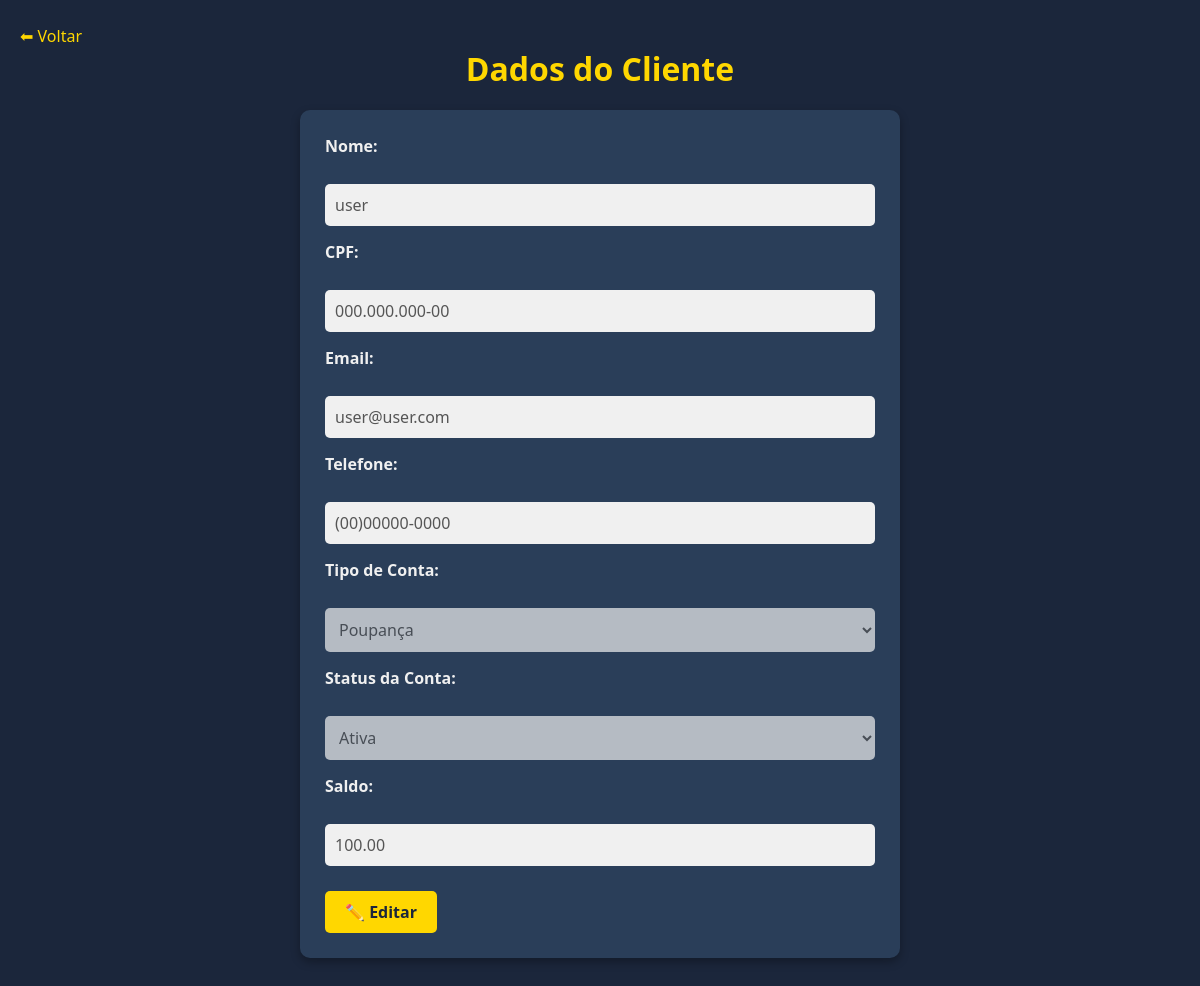
/users/cliente/1/ (signed in), run on the app's committed database.
### users/models.py (models this page shows, shortened)
class Cliente(models.Model):
    gerente_responsavel = models.ForeignKey(
        Gerente,
        on_delete=models.SET_NULL,
        null=True,
        blank=True,
        related_name="clientes"
    )
    numero_da_conta = models.CharField(
        max_length=20,
        unique=True,
        default=gerar_numero_conta
    )
    cpf = models.CharField(max_length=14, unique=True, validators=[cpf_validator])
    username = models.CharField(max_length=150)
    email = models.EmailField(unique=True)
    password = models.CharField(max_length=128)
    data_de_nascimento = models.DateField()
    telefone = models.CharField(max_length=14, validators=[telefone_validator])
    data_de_cadastro = models.DateTimeField(auto_now_add=True)
    saldo = models.DecimalField(max_digits=10, decimal_places=2, default=0.00)
    tipo_de_conta = models.CharField(
        max_length=20,
        choices=[
            ('corrente', 'Conta Corrente'),
            ('poupanca', 'Conta Poupança'),
            ('salario', 'Conta Salário'),
        ]
    )
    status_conta = models.CharField(max_length=20, default='ativa')
    admUser = models.BooleanField(default=False)

### users/views.py (the view, shortened to what this page needs)
# urls.py: path('cliente/<int:cliente_id>/', views.view_cliente_detalhes, name='cliente_detalhes'),
def view_cliente_detalhes(request, cliente_id):
    if "user_id" not in request.session:
        return redirect("users:login")
    admUser = request.session.get("admUser", False)
    if not admUser:
        return redirect("users:perfil")
    cliente = Cliente.objects.get(id=cliente_id)
    return render(request, "users/perfil/gerente/cliente_detalhes.html", {"cliente": cliente})

### templates/users/perfil/gerente/cliente_detalhes.html (shortened to what this page needs)
<!DOCTYPE html>
<html lang="pt-BR">
<head>
    {% load static %}
    <link rel="stylesheet" href="{% static 'perfil/gerente/cliente_detalhes/style.css' %}">
</head>
<body>
    <a href="{% url 'users:perfil' %}">⬅ Voltar</a>
    <h1>Dados do Cliente</h1>
    <form method="POST">
        <p>
            <label><strong>Nome:</strong></label><br>
            <input type="text" name="username" value="{{ cliente.username }}" disabled>
        </p>
        <p>
            <label><strong>CPF:</strong></label><br>
            <input type="text" name="cpf" value="{{ cliente.cpf }}" disabled>
        </p>
        <p>
            <label><strong>Email:</strong></label><br>
            <input type="email" name="email" value="{{ cliente.email }}" disabled>
        </p>
        <p>
            <label><strong>Telefone:</strong></label><br>
            <input type="text" name="telefone" value="{{ cliente.telefone }}" disabled>
        </p>
        <p>
            <label><strong>Tipo de Conta:</strong></label><br>
            <select name="tipo_de_conta" disabled>
                <option value="poupanca" {% if cliente.tipo_de_conta == "poupanca" %}selected{% endif %}>Poupança</option>
            </select>
        </p>
        <p>
            <label><strong>Status da Conta:</strong></label><br>
            <select name="status_conta" disabled>
                <option value="ativa" {% if cliente.status_conta == "ativa" %}selected{% endif %}>Ativa</option>
            </select>
        </p>
        <p>
            <label><strong>Saldo:</strong></label><br>
            <input type="number" step="0.01" name="saldo" value="{{ cliente.saldo }}" disabled>
        </p>
        <div style="margin-top: 10px;">
            <button type="button" id="editarBtn">✏️ Editar</button>
        </div>
    </form>
    <br>
</body>
</html>

### static/perfil/gerente/cliente_detalhes/style.css (style rules this page uses)
* { box-sizing: border-box; margin: 0; padding: 0; font-family: 'Segoe UI', Tahoma, Geneva, Verdana, sans-serif; }
body { background: #1B263B; color: #c6c6c6; padding: 20px; }
h1 { margin-bottom: 20px; color: #FFD700; font-size: 2em; text-align: center; }
form { max-width: 600px; margin: 0 auto; background-color: #2A3E59; padding: 25px; border-radius: 10px; box-shadow: 0 4px 10px rgba(0,0,0,0.3); }
label { display: block; margin-bottom: 5px; font-weight: bold; color: #F0F0F0; }
input, select { width: 100%; padding: 10px; margin-bottom: 15px; border-radius: 5px; border: none; font-size: 1em; background-color: #1F334B; color: #c6c6c6; transition: background-color 0.3s, color 0.3s; }
input[disabled], select[disabled] { background-color: #3B4F6C; color: #a0a0a0; }
button { padding: 10px 20px; border: none; border-radius: 5px; cursor: pointer; font-weight: bold; font-size: 1em; transition: background-color 0.3s, transform 0.2s; }
#editarBtn { background-color: #FFD700; color: #1B263B; margin-right: 10px; }
a { display: inline-block; margin-top: 5px; color: #FFD700; text-decoration: none; transition: color 0.3s; }

### templates/users/perfil/gerente/cliente_detalhes.html (style rules this page uses)
input[disabled], select[disabled] { background-color: #f0f0f0; color: #555; border: none; }

### data on the page
Cliente: username "user", cpf "000.000.000-00", email "user@user.com", telefone "(00)00000-0000", tipo_de_conta "Poupança", status_conta "Ativa", saldo "100.00"
